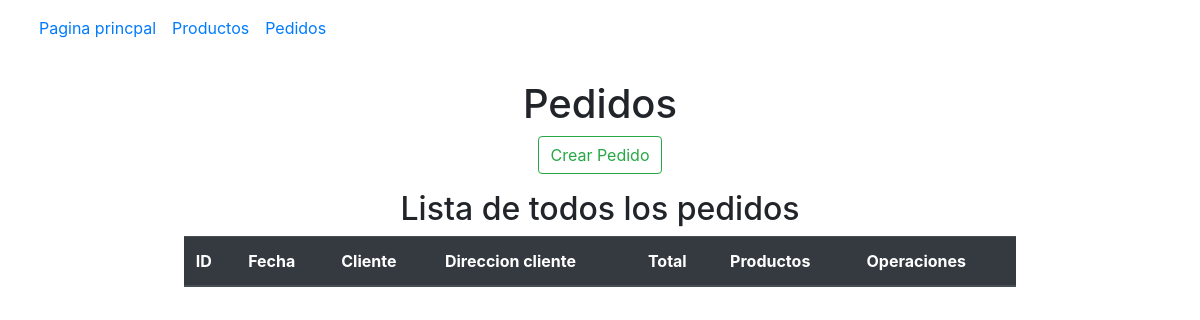
Page /pedidos/ on the earlier database version.
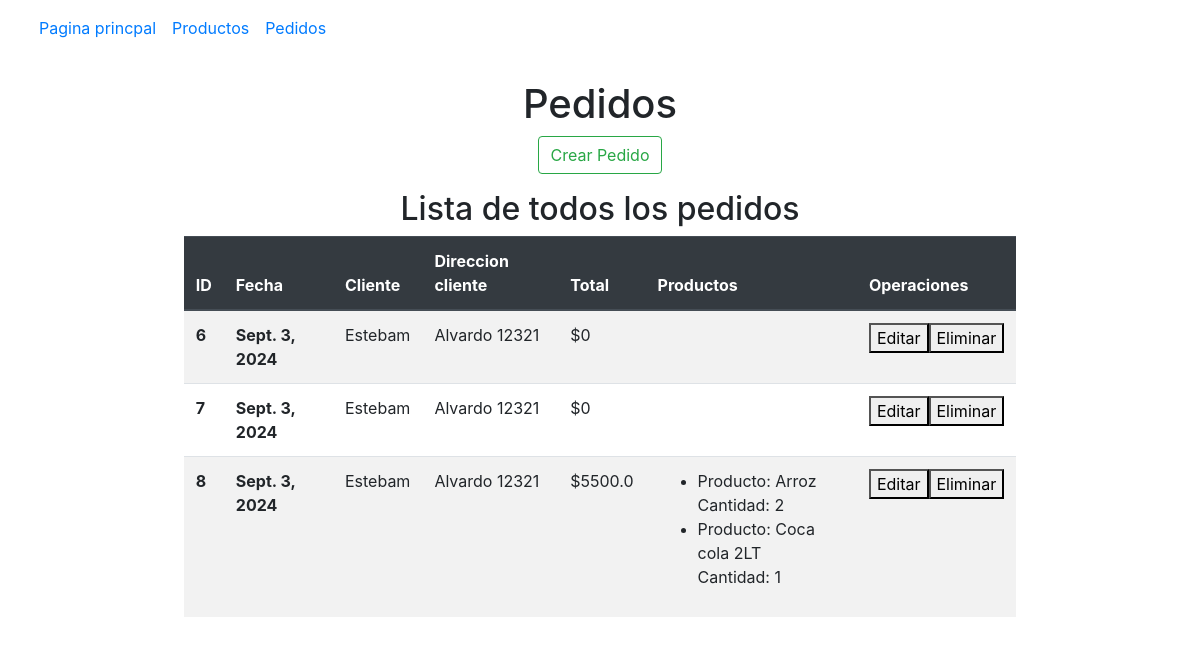
Same page on the later database version.
### pedidos/models.py (models this page shows, shortened)
class  Pedidos(models.Model):
    fecha_pedido=models.DateField(auto_now=datetime)
    nombre_cliente=models.CharField(max_length=100)
    direccion_cliente=models.CharField(max_length=300)
    total_pedido=models.FloatField(default=0)
    productos_pedido = models.ManyToManyField(Productos, through='ProductoPedido')

class  ProductoPedido(models.Model):
    producto=models.ForeignKey(Productos,on_delete=models.SET_DEFAULT,default=None,related_name='pedidos_producto')
    pedido=models.ForeignKey(Pedidos,on_delete=models.CASCADE,default=1,related_name='productos_pedido_set')
    cantidad_producto=models.IntegerField(default=0)
    def subtotal(self):# Funcion para calcular el precio total del producto x cantidad seleccionada
        return self.producto.precio * self.cantidad_producto

### productos/models.py (models this page shows, shortened)
class  Productos(models.Model):
    nombre=models.CharField(max_length=150)
    descripcion=models.TextField(default="Sin descripcion")
    precio=models.FloatField()
    categoria=models.ForeignKey(Categorias,on_delete=models.SET_DEFAULT,default="Sin categoria")

### pedidos/views.py (the view)
# urls.py: path('', views.pedidos,name="pedidos"),
def pedidos(request):
    pedidos=Pedidos.objects.all()
    for pedido in pedidos:
        pedido.total_pedido = sum(producto_pedido.subtotal() for producto_pedido in pedido.productos_pedido_set.all())
    return render(request,"pedidos.html",{
        "pedidos":pedidos
    })

### pedidos/templates/pedidos.html (shortened to what this page needs)
{% extends 'home.html' %}
    {% block content %}
    <div class="container mt-4">
        <h1 class="text-center">Pedidos</h1>
        <div class="mb-3 text-center">
            <form action="{% url 'crearPedido' %}" method="GET" enctype="multipart/form-data">
                <button type="submit" class="btn btn-outline-success">Crear Pedido</button>
            </form>
        </div>
        <h2 class="text-center">Lista de todos los pedidos</h2>
        <div class="d-flex justify-content-center">
            <table class="table table-striped w-75">
                <thead class="thead-dark">
                    <tr>
                        <th scope="col">ID</th>
                        <th scope="col">Fecha</th>
                        <th scope="col">Cliente</th>
                        <th scope="col">Direccion cliente</th>
                        <th scope="col">Total</th>
                        <th scope="col">Productos</th>
                        <th scope="col">Operaciones</th>
                    </tr>
                </thead>
                <tbody>
                    {% for pedido in pedidos %}
                    <tr>
                        <th scope="row">{{ pedido.id }}</th>
                        <th>{{ pedido.fecha_pedido }}</th>
                        <td>{{ pedido.nombre_cliente }}</td>
                        <td>{{ pedido.direccion_cliente }}</td>
                        <td>${{ pedido.total_pedido }}</td>
                        <td>
                            <ul>
                                {% for producto_pedido in pedido.productos_pedido_set.all %}
                                    <li>
                                        Producto: {{ producto_pedido.producto.nombre }} <br>
                                        Cantidad: {{ producto_pedido.cantidad_producto }}
                                    </li>
                                {% endfor %}
                            </ul>
                        </td>
                        <th>
                            <div style="display:  flex;">
                                <form action="{% url 'editarPedido' pedido.id %}">
                                    <button>Editar</button>
                                </form>
                                <form action="{% url 'eliminarPedido' pedido.id %}">
                                    <button>Eliminar</button>
                                </form>
                            </div>
                        </th>
                    </tr>
                    {% endfor %}
                </tbody>
            </table>
        </div>
    </div>
    {% endblock %}

Differences in the rows shown:
added Pedidos: id "6", fecha_pedido "Sept. 3, 2024", nombre_cliente "Estebam", direccion_cliente "Alvardo 12321", total_pedido "0"
added Pedidos: id "7", fecha_pedido "Sept. 3, 2024", nombre_cliente "Estebam", direccion_cliente "Alvardo 12321", total_pedido "0"
added Pedidos: id "8", fecha_pedido "Sept. 3, 2024", nombre_cliente "Estebam", direccion_cliente "Alvardo 12321", total_pedido "5500.0"
added ProductoPedido: producto.nombre "Arroz", cantidad_producto "2"
added ProductoPedido: producto.nombre "Coca cola 2LT", cantidad_producto "1"
